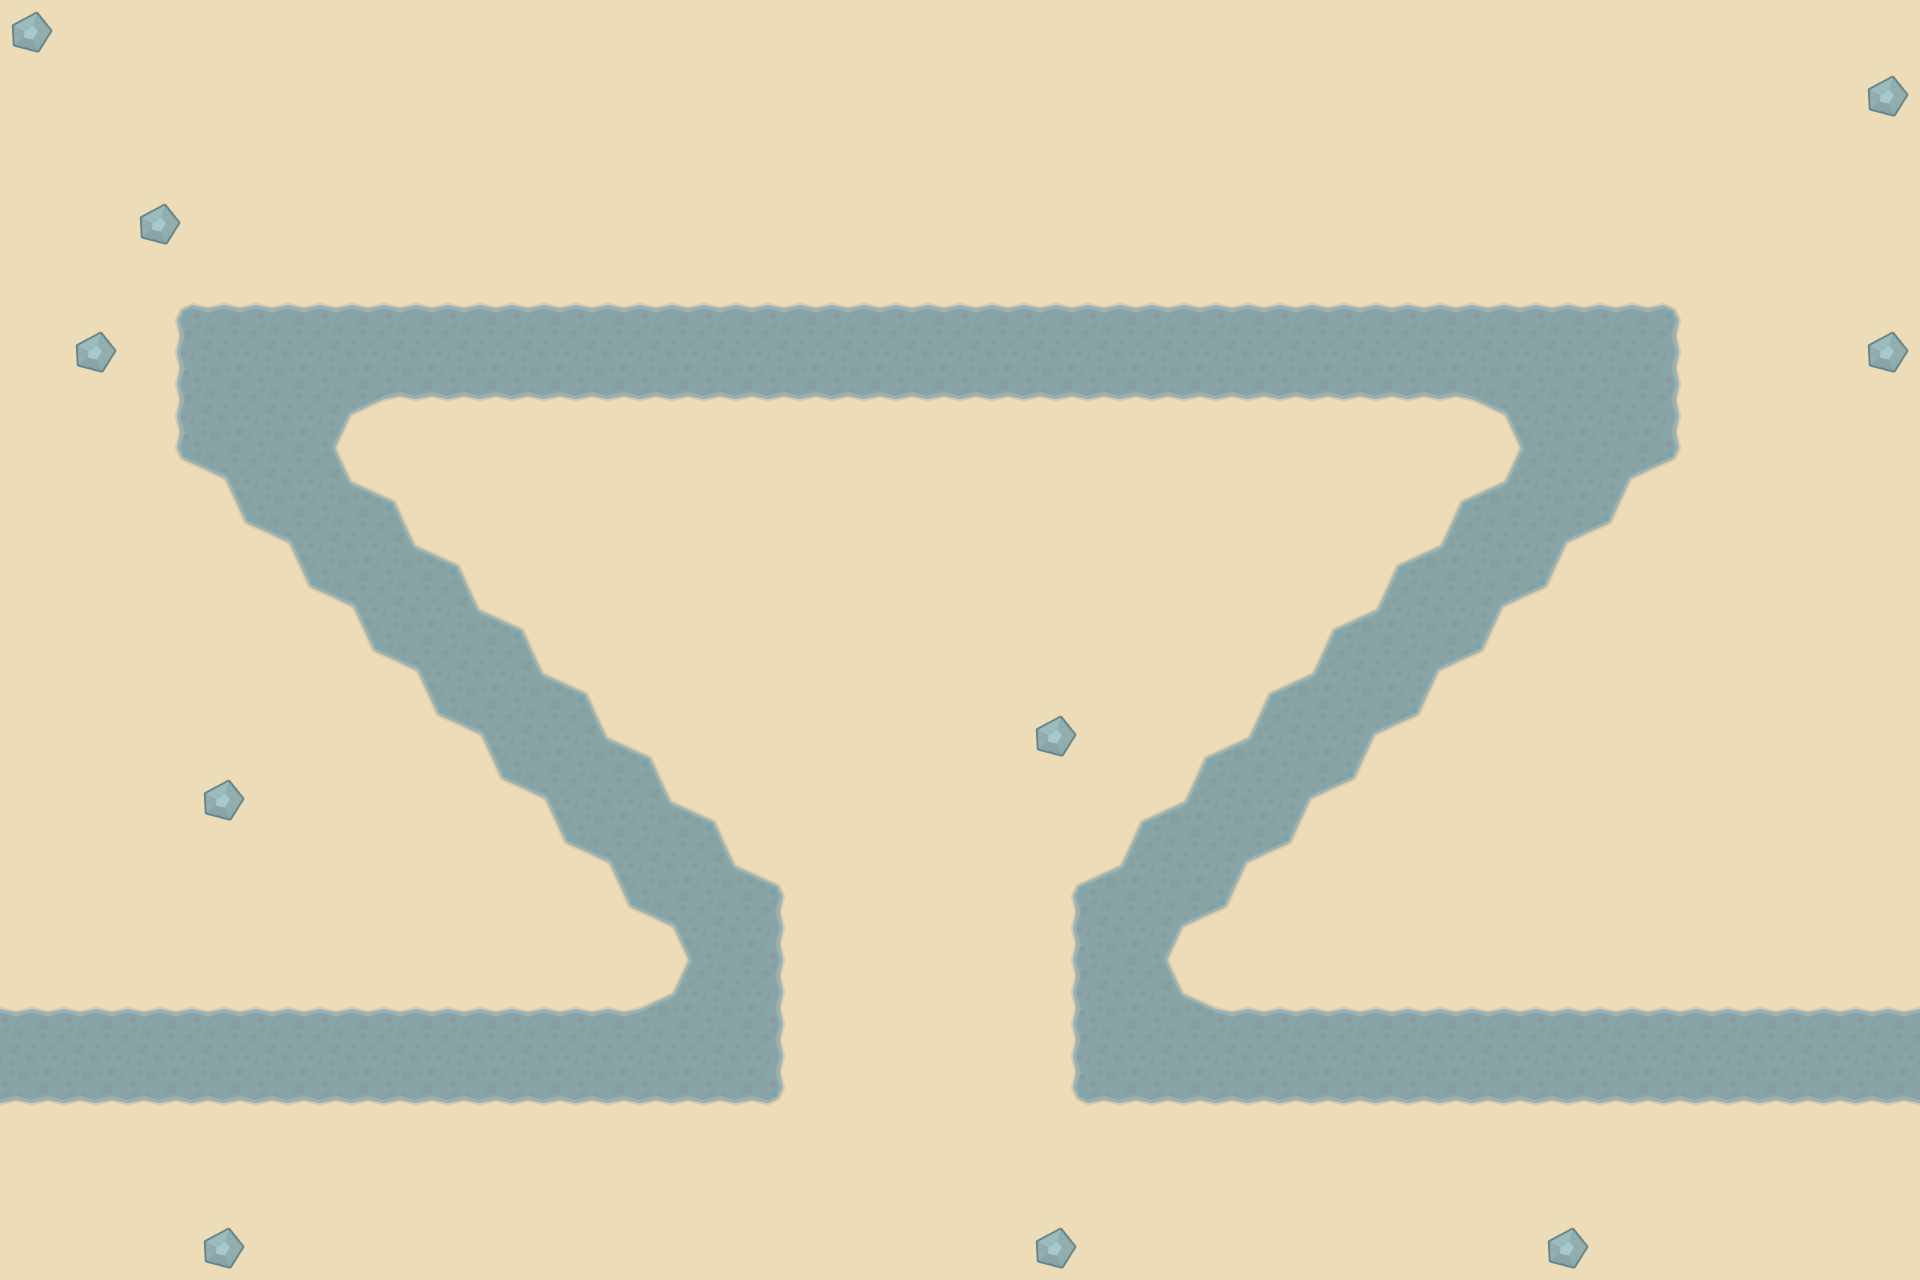

Below is a game level as drawn by its tile map, then a one-line description and the .tmx file that defines it, in full:
An orthogonal 30x20 tile map with 64x64 px tiles, 2 tile layers (Capa de patrones 1, Capa de patrones 2) and 15 objects.

<map version="1.4" tiledversion="1.4.3" orientation="orthogonal" renderorder="right-down" width="30" height="20" tilewidth="64" tileheight="64" infinite="0" nextlayerid="4" nextobjectid="16">
 <tileset firstgid="1" source="tileset 1.tsx" />
 <layer id="1" name="Capa de patrones 1" width="30" height="20">
  <data encoding="csv">
199,199,199,199,199,199,199,199,199,199,199,199,199,199,199,199,199,199,199,199,199,199,199,199,199,199,199,199,199,199,
199,199,199,199,199,199,199,199,199,199,199,199,199,199,199,199,199,199,199,199,199,199,199,199,199,199,199,199,199,199,
199,199,199,199,199,199,199,199,199,199,199,199,199,199,199,199,199,199,199,199,199,199,199,199,199,199,199,199,199,199,
199,199,199,199,199,199,199,199,199,199,199,199,199,199,199,199,199,199,199,199,199,199,199,199,199,199,199,199,199,199,
199,199,149,150,150,150,150,150,150,150,150,150,150,150,150,150,150,150,150,150,150,150,150,150,150,150,151,199,199,199,
199,199,172,173,173,173,173,173,173,173,173,173,173,173,173,173,173,173,173,173,173,173,173,173,173,173,174,199,199,199,
199,199,172,173,173,152,196,196,196,196,196,196,196,196,196,196,196,196,196,196,196,196,196,153,173,173,174,199,199,199,
199,199,195,153,173,175,151,199,199,199,199,199,199,199,199,199,199,199,199,199,199,199,149,176,173,152,197,199,199,199,
199,199,199,195,153,173,175,151,199,199,199,199,199,199,199,199,199,199,199,199,199,149,176,173,152,197,199,199,199,199,
199,199,199,199,195,153,173,175,151,199,199,199,199,199,199,199,199,199,199,199,149,176,173,152,197,199,199,199,199,199,
199,199,199,199,199,195,153,173,175,151,199,199,199,199,199,199,199,199,199,149,176,173,152,197,199,199,199,199,199,199,
199,199,199,199,199,199,195,153,173,175,151,199,199,199,199,199,199,199,149,176,173,152,197,199,199,199,199,199,199,199,
199,199,199,199,199,199,199,195,153,173,175,151,199,199,199,199,199,149,176,173,152,197,199,199,199,199,199,199,199,199,
199,199,199,199,199,199,199,199,195,153,173,175,151,199,199,199,149,176,173,152,197,199,199,199,199,199,199,199,199,199,
199,199,199,199,199,199,199,199,199,195,153,173,174,199,199,199,172,173,152,197,199,199,199,199,199,199,199,199,199,199,
150,150,150,150,150,150,150,150,150,150,176,173,174,199,199,199,172,173,175,150,150,150,150,150,150,150,150,150,150,150,
173,173,173,173,173,173,173,173,173,173,173,173,174,199,199,199,172,173,173,173,173,173,173,173,173,173,173,173,173,173,
196,196,196,196,196,196,196,196,196,196,196,196,197,199,199,199,195,196,196,196,196,196,196,196,196,196,196,196,196,196,
199,199,199,199,199,199,199,199,199,199,199,199,199,199,199,199,199,199,199,199,199,199,199,199,199,199,199,199,199,199,
199,199,199,199,199,199,199,199,199,199,199,199,199,199,199,199,199,199,199,199,199,199,199,199,199,199,199,199,199,199
</data>
 </layer>
 <layer id="2" name="Capa de patrones 2" width="30" height="20">
  <data encoding="csv">
138,0,0,0,0,0,0,0,0,0,0,0,0,0,0,0,0,0,0,0,0,0,0,0,0,0,0,0,0,0,
0,0,0,0,0,0,0,0,0,0,0,0,0,0,0,0,0,0,0,0,0,0,0,0,0,0,0,0,0,138,
0,0,0,0,0,0,0,0,0,0,0,0,0,0,0,0,0,0,0,0,0,0,0,0,0,0,0,0,0,0,
0,0,138,0,0,0,0,0,0,0,0,0,0,0,0,0,0,0,0,0,0,0,0,0,0,0,0,0,0,0,
0,0,0,0,0,0,0,0,0,0,0,0,0,0,0,0,0,0,0,0,0,0,0,0,0,0,0,0,0,0,
0,138,0,0,0,0,0,0,0,0,0,0,0,0,0,0,0,0,0,0,0,0,0,0,0,0,0,0,0,138,
0,0,0,0,0,0,0,0,0,0,0,0,0,0,0,0,0,0,0,0,0,0,0,0,0,0,0,0,0,0,
0,0,0,0,0,0,0,0,0,0,0,0,0,0,0,0,0,0,0,0,0,0,0,0,0,0,0,0,0,0,
0,0,0,0,0,0,0,0,0,0,0,0,0,0,0,0,0,0,0,0,0,0,0,0,0,0,0,0,0,0,
0,0,0,0,0,0,0,0,0,0,0,0,0,0,0,0,0,0,0,0,0,0,0,0,0,0,0,0,0,0,
0,0,0,0,0,0,0,0,0,0,0,0,0,0,0,0,0,0,0,0,0,0,0,0,0,0,0,0,0,0,
0,0,0,0,0,0,0,0,0,0,0,0,0,0,0,0,138,0,0,0,0,0,0,0,0,0,0,0,0,0,
0,0,0,138,0,0,0,0,0,0,0,0,0,0,0,0,0,0,0,0,0,0,0,0,0,0,0,0,0,0,
0,0,0,0,0,0,0,0,0,0,0,0,0,0,0,0,0,0,0,0,0,0,0,0,0,0,0,0,0,0,
0,0,0,0,0,0,0,0,0,0,0,0,0,0,0,0,0,0,0,0,0,0,0,0,0,0,0,0,0,0,
0,0,0,0,0,0,0,0,0,0,0,0,0,0,0,0,0,0,0,0,0,0,0,0,0,0,0,0,0,0,
0,0,0,0,0,0,0,0,0,0,0,0,0,0,0,0,0,0,0,0,0,0,0,0,0,0,0,0,0,0,
0,0,0,0,0,0,0,0,0,0,0,0,0,0,0,0,0,0,0,0,0,0,0,0,0,0,0,0,0,0,
0,0,0,0,0,0,0,0,0,0,0,0,0,0,0,0,0,0,0,0,0,0,0,0,0,0,0,0,0,0,
0,0,0,138,0,0,0,0,0,0,0,0,0,0,0,0,138,0,0,0,0,0,0,0,138,0,0,0,0,0
</data>
 </layer>
 <objectgroup id="3" name="path">
  <object id="1" x="7.59417" y="1055.59">
   <point />
  </object>
  <object id="2" x="739.672" y="1058.63">
   <point />
  </object>
  <object id="3" x="735.115" y="935.601">
   <point />
  </object>
  <object id="4" x="241.495" y="429.83">
   <point />
  </object>
  <object id="5" x="256.683" y="376.671">
   <point />
  </object>
  <object id="6" x="293.135" y="352.369">
   <point />
  </object>
  <object id="7" x="350.851" y="344.775">
   <point />
  </object>
  <object id="8" x="1602.37" y="367.558">
   <point />
  </object>
  <object id="9" x="1602.37" y="426.792">
   <point />
  </object>
  <object id="10" x="1435.3" y="631.835">
   <point />
  </object>
  <object id="11" x="1257.59" y="800.425">
   <point />
  </object>
  <object id="12" x="1134.57" y="940.158">
   <point />
  </object>
  <object id="13" x="1136.09" y="1041.92">
   <point />
  </object>
  <object id="14" x="1216.59" y="1067.74">
   <point />
  </object>
  <object id="15" x="1909.17" y="1052.55">
   <point />
  </object>
 </objectgroup>
</map>
